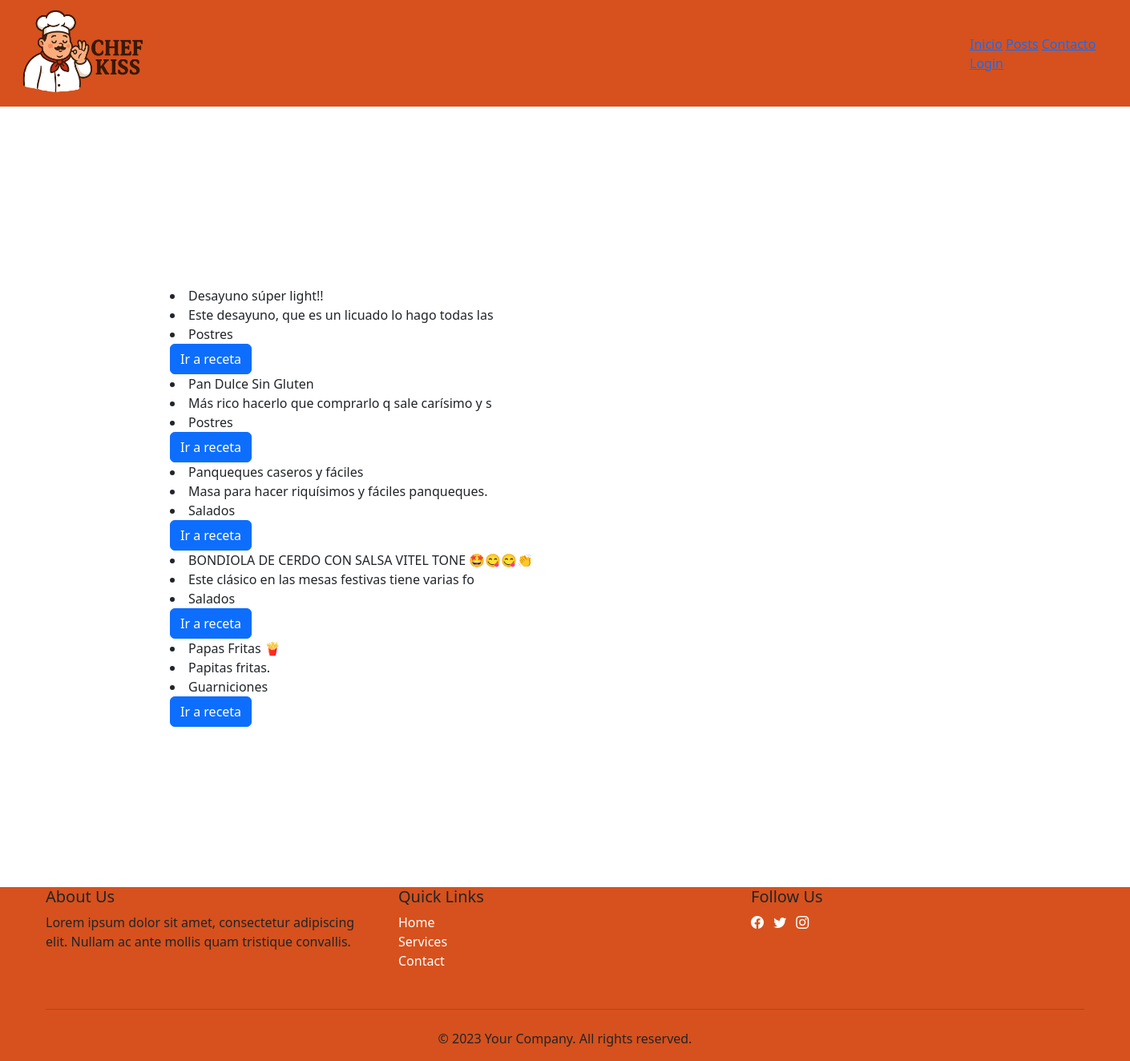
The page /posts/ on the database as committed earlier.
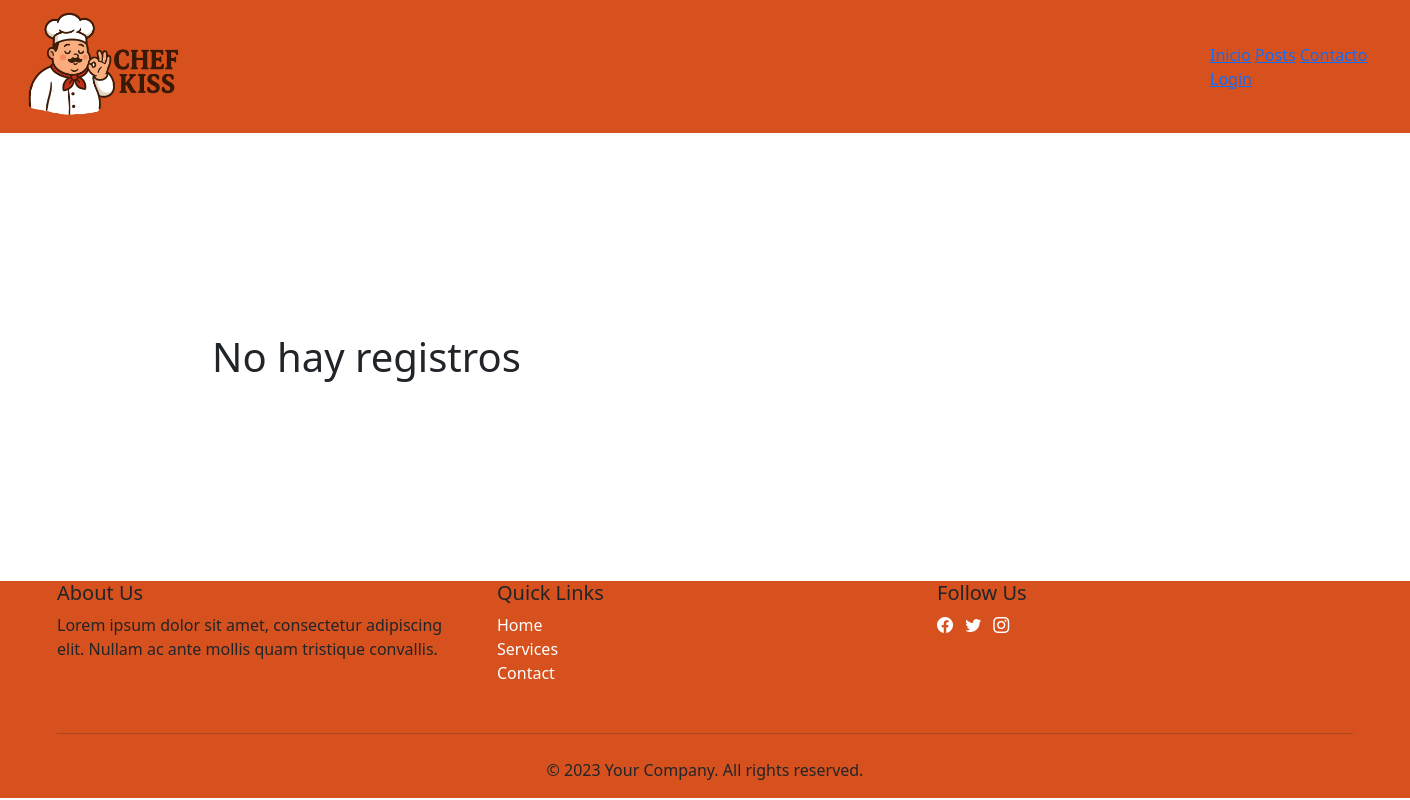
The same page on the database as committed later.
### apps/posts/models.py (models this page shows, shortened)
class Post(models.Model):
    titulo = models.CharField(max_length=50,null=False)
    subtitulo = models.CharField(max_length=50,null=False)
    fecha = models.DateField(auto_now_add=True)
    texto = models.TextField(null=False)
    activo = models.BooleanField(default=True)
    categoria = models.ForeignKey(Categoria, on_delete=models.SET_NULL,null=True, default='Sin categoría')
    imagen = models.ImageField(null=True,blank=True,upload_to="media",default='static/post_default.png')
    publicado = models.DateField(default=timezone.now)
    autor = models.ForeignKey(settings.AUTH_USER_MODEL, on_delete=models.CASCADE,null=True)
    class Meta:
        ordering = ('-publicado',)

class Categoria(models.Model):
    nombre = models.CharField(max_length=30,null=False)
    def __str__(self):
        return self.nombre

### apps/posts/views.py (the view)
# urls.py: path('posts/',PostListView.as_view(),name="posts"),
class PostListView(ListView):
    model=Post
    template_name = "posts/posts.html"
    context_object_name = "posts"

### apps/posts/templatetags/colaborador_tags.py (called while the page is built)
@register.filter(name='has_group')
def has_group(user, group_name):
    return user.groups.filter(name=group_name).exists()

### templates/posts/posts.html (shortened to what this page needs)
{%extends 'base.html'%}
{% load static %}
{% load colaborador_tags %}
{%block contenido%}
<div class="container-fluid" style="margin: 200px;">
    {% for i in posts%}
        <br>
        <li>{{i.titulo}}</li>
        <li>{{i.subtitulo}}</li>
        <li>{{i.categoria}}</li>
        <a
            name=""
            id=""
            class="btn btn-primary"
            href="{% url 'apps.posts:post_individual' i.id %}"
            role="button"
            >Ir a receta</a
        >
        {% empty %}
        <h1>No hay registros</h1>
    {%endfor%}
</div>
{% endblock %}

### templates/base.html (shortened to what this page needs)
 {%load static %}
{% load colaborador_tags%}
<!doctype html>
<html lang="es-ar">
    <head>
        {% load bootstrap5 %}
        {% bootstrap_css %}
        <link
            href="https://cdn.jsdelivr.net/npm/bootstrap@5.3.2/dist/css/bootstrap.min.css"
            rel="stylesheet"
        />
    </head>
    <body>
        <header>
        <nav style="background-color: #d6511d;display: flex; justify-content: space-between; align-items: center; width: 100%;">
            <a href="#">
            <img src="{%static 'img/nav_logo.png' %}" style="max-width: 200px;">
            </a>
            <div style="width: 200px;">
                <a  href="{% url 'index' %}">Inicio</a>
                <a  href="{% url 'apps.posts:posts' %}">Posts</a>
                <a  href="{% url 'apps.contacto:contacto' %}">Contacto</a>
                <div class="dropdown">
                {% if user.is_authenticated %}
                    <a href="{% url 'apps.usuario:logout' %}">
                            {{ user.username }}: Logout
                        </a>
                    <div class="dropdown-content">
                        <table>
                            <tr>
                                {% if user.is_superuser or request.user|has_group:"Colaborador" %}
                                    <td>
                                        <a href="{% url 'apps.usuario:usuario_list' %}">
                                            Lista de usuarios
                                        </a>
                                    </td>
                                {% endif %}
                            </tr>
                            <tr>
                                <td>
                                    <a href="#">
                                        Lista de categorias
                                    </a>
                                </td>
                            </tr>
                            <tr>
                                <td>
                                    <a href="#">
                                        Lista de posts
                                    </a>
                                </td>
                            </tr>
                        </table>
                    </div>
                {% else %}
                    <a href="{% url 'apps.usuario:login' %}">
                    </a>
                {% endif %}
                </div>
            </div>
        </nav>
        </header>
        {% block contenido %}
        {% endblock %}
        <footer>
           <link rel="stylesheet" href="https://cdn.jsdelivr.net/npm/bootstrap-icons@1.11.3/font/bootstrap-icons.min.css">
<footer class="mt-auto" style="background-color: #d6511d;">
  <div class="container">
    <div class="row">
      <div class="col-md-4 mb-3">
        <h5>About Us</h5>
        <p>Lorem ipsum dolor sit amet, consectetur adipiscing elit. Nullam ac ante mollis quam tristique convallis.</p>
      </div>
      <div class="col-md-4 mb-3">
        <h5>Quick Links</h5>
        <ul class="list-unstyled">
          <li><a href="index.html" class="text-decoration-none text-white">Home</a></li>
          <li><a href="#" class="text-decoration-none text-white">Services</a></li>
          <li><a href="#" class="text-decoration-none text-white">Contact</a></li>
        </ul>
      </div>
      <div class="col-md-4 mb-3">
        <h5>Follow Us</h5>
        <ul class="list-inline social-icons">
          <li class="list-inline-item"><a href="#" class="text-white"><i class="bi bi-facebook"></i></a></li>
          <li class="list-inline-item"><a href="#" class="text-white"><i class="bi bi-twitter"></i></a></li>
          <li class="list-inline-item"><a href="#" class="text-white"><i class="bi bi-instagram"></i></a></li>
        </ul>
      </div>
    </div>
    <hr class="mb-4">
    <div class="row">
      <div class="col-md-12 text-center">
        <p>&copy; 2023 Your Company. All rights reserved.</p>
      </div>
    </div>
  </div>
</footer>
        </footer>
    </body>
</html>

### templates/base.html (style rules this page uses)
.dropdown { position: relative; }

Rows that differ between the two databases and show on the page:
removed Post: titulo "Desayuno súper light!!", subtitulo "Este desayuno, que es un licuado lo hago todas las", categoria "Postres"
removed Post: titulo "Pan Dulce Sin Gluten", subtitulo "Más rico hacerlo que comprarlo q sale carísimo y s", categoria "Postres"
removed Post: titulo "Panqueques caseros y fáciles", subtitulo "Masa para hacer riquísimos y fáciles panqueques.", categoria "Salados"
removed Post: titulo "BONDIOLA DE CERDO CON SALSA VITEL TONE 🤩😋😋👏", subtitulo "Este clásico en las mesas festivas tiene varias fo", categoria "Salados"
removed Post: titulo "Papas Fritas 🍟", subtitulo "Papitas fritas.", categoria "Guarniciones"
Other text that changed with them:
text now shown: "No hay registros"
